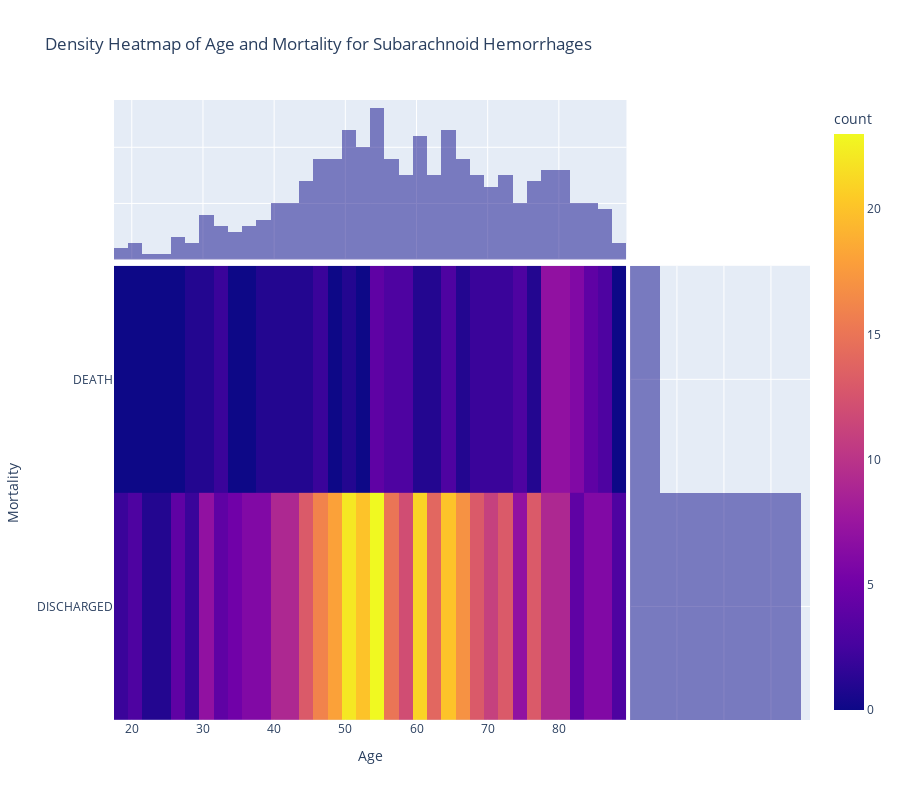

The cell this chart's notebook holds for it:
### Markdown cell above
# Subarachnoid Hemorrhage Visualization

### Code cell
# Search for the amount of subarachnoids in the dataset 
subarachnoids = merged_data[merged_data['DIAGNOSIS'] == 'SUBARACHNOID HEMORRHAGE']

# Ensure that there is no duplicate data with the same patient and same diagnosis
subarachnoids = subarachnoids.drop_duplicates(subset=['HADM_ID', 'DIAGNOSIS'])
subarachnoids['MORTALITY'] = subarachnoids['DEATHTIME'].notnull()
subarachnoids['MORTALITY'] = subarachnoids['MORTALITY'].astype(str)
subarachnoids['MORTALITY'] = subarachnoids['MORTALITY'].replace({'True': 'DEATH', 'False': 'DISCHARGED'})

subarachnoids['MORTALITY'].value_counts()

#fig = px.histogram(subarachnoids, x='age', title='Distribution of Ages of Patient with subarachnoids and MORTALITY', color='MORTALITY', nbins=50)
#fig.show()

fig = px.density_heatmap(subarachnoids, x='age', y='MORTALITY', title='Density Heatmap of Age and Mortality for Subarachnoid Hemorrhages', 
                         marginal_x='histogram', marginal_y='histogram', nbinsx=50, labels={'age':'Age', 'MORTALITY':'Mortality'})
fig.update_layout(height=800)
fig.show()

### Figure 1 — Plotly figure (JSON) as saved in the notebook; plotly's stock layout.template omitted (floating-point values rounded to 4 significant figures; data arrays with more than 128 entries replaced by an {"elided": "..."} marker saying what was removed)
{"data": [{"coloraxis": "coloraxis", "hovertemplate": "Age=%{x}<br>Mortality=%{y}<br>count=%{z}<extra></extra>", "name": "", "nbinsx": 50, "type": "histogram2d", "x": {"elided": "428 int values"}, "xaxis": "x", "xbingroup": "x", "y": {"elided": "428 str values"}, "yaxis": "y", "ybingroup": "y"}, {"alignmentgroup": "True", "bingroup": "x", "hovertemplate": "Age=%{x}<br>count=%{y}<extra></extra>", "legendgroup": "", "marker": {"color": "#0d0887"}, "name": "", "offsetgroup": "", "opacity": 0.5, "showlegend": false, "type": "histogram", "x": {"elided": "428 int values"}, "xaxis": "x3", "yaxis": "y3"}, {"alignmentgroup": "True", "bingroup": "y", "hovertemplate": "Mortality=%{y}<br>count=%{x}<extra></extra>", "legendgroup": "", "marker": {"color": "#0d0887"}, "name": "", "offsetgroup": "", "opacity": 0.5, "showlegend": false, "type": "histogram", "xaxis": "x2", "y": {"elided": "428 str values"}, "yaxis": "y2"}], "layout": {"barmode": "overlay", "coloraxis": {"colorbar": {"title": {"text": "count"}}, "colorscale": [[0, "#0d0887"], [0.1111, "#46039f"], [0.2222, "#7201a8"], [0.3333, "#9c179e"], [0.4444, "#bd3786"], [0.5556, "#d8576b"], [0.6667, "#ed7953"], [0.7778, "#fb9f3a"], [0.8889, "#fdca26"], [1, "#f0f921"]]}, "height": 800, "legend": {"tracegroupgap": 0}, "title": {"text": "Density Heatmap of Age and Mortality for Subarachnoid Hemorrhages"}, "xaxis": {"anchor": "y", "domain": [0, 0.7363], "title": {"text": "Age"}}, "xaxis2": {"anchor": "y2", "domain": [0.7413, 1], "matches": "x2", "showgrid": true, "showline": false, "showticklabels": false, "ticks": ""}, "xaxis3": {"anchor": "y3", "domain": [0, 0.7363], "matches": "x", "showgrid": true, "showticklabels": false}, "xaxis4": {"anchor": "y4", "domain": [0.7413, 1], "matches": "x2", "showgrid": true, "showline": false, "showticklabels": false, "ticks": ""}, "yaxis": {"anchor": "x", "domain": [0, 0.7326], "title": {"text": "Mortality"}}, "yaxis2": {"anchor": "x2", "domain": [0, 0.7326], "matches": "y", "showgrid": true, "showticklabels": false}, "yaxis3": {"anchor": "x3", "domain": [0.7426, 1], "matches": "y3", "showgrid": true, "showline": false, "showticklabels": false, "ticks": ""}, "yaxis4": {"anchor": "x4", "domain": [0.7426, 1], "matches": "y3", "showgrid": true, "showline": false, "showticklabels": false, "ticks": ""}}}
